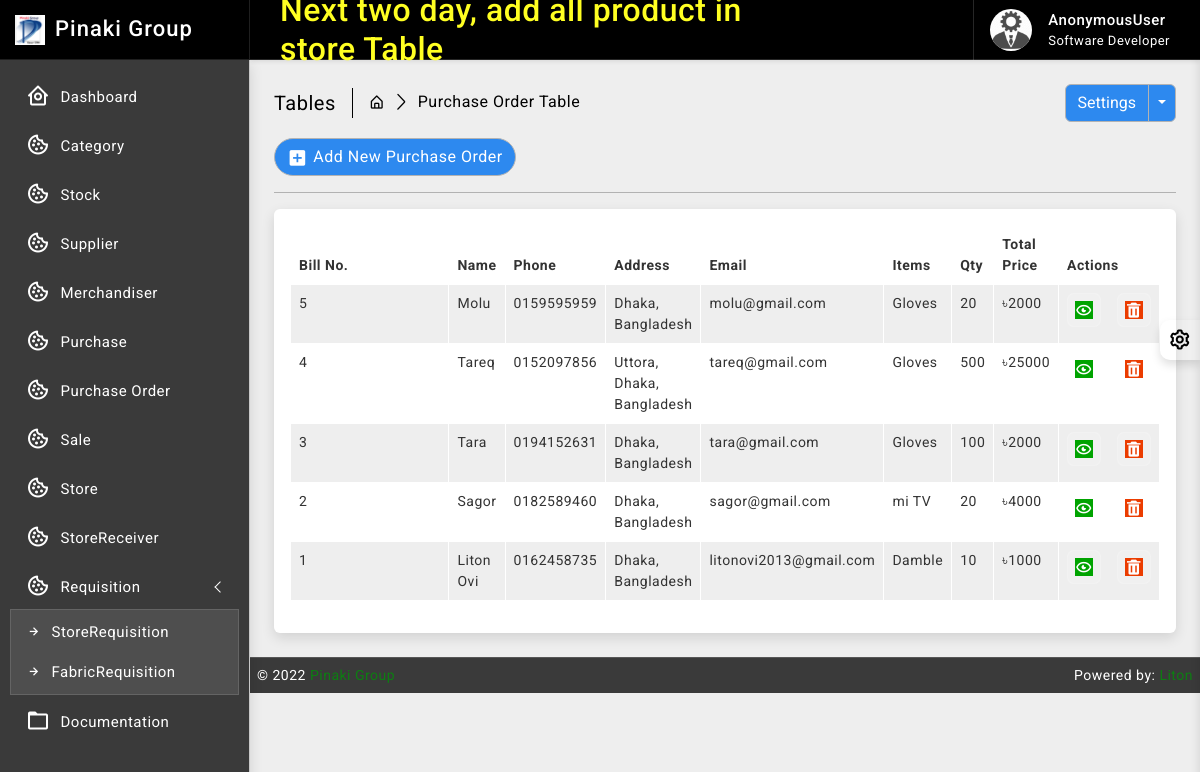
Page /purchase_order/ on the earlier database version.
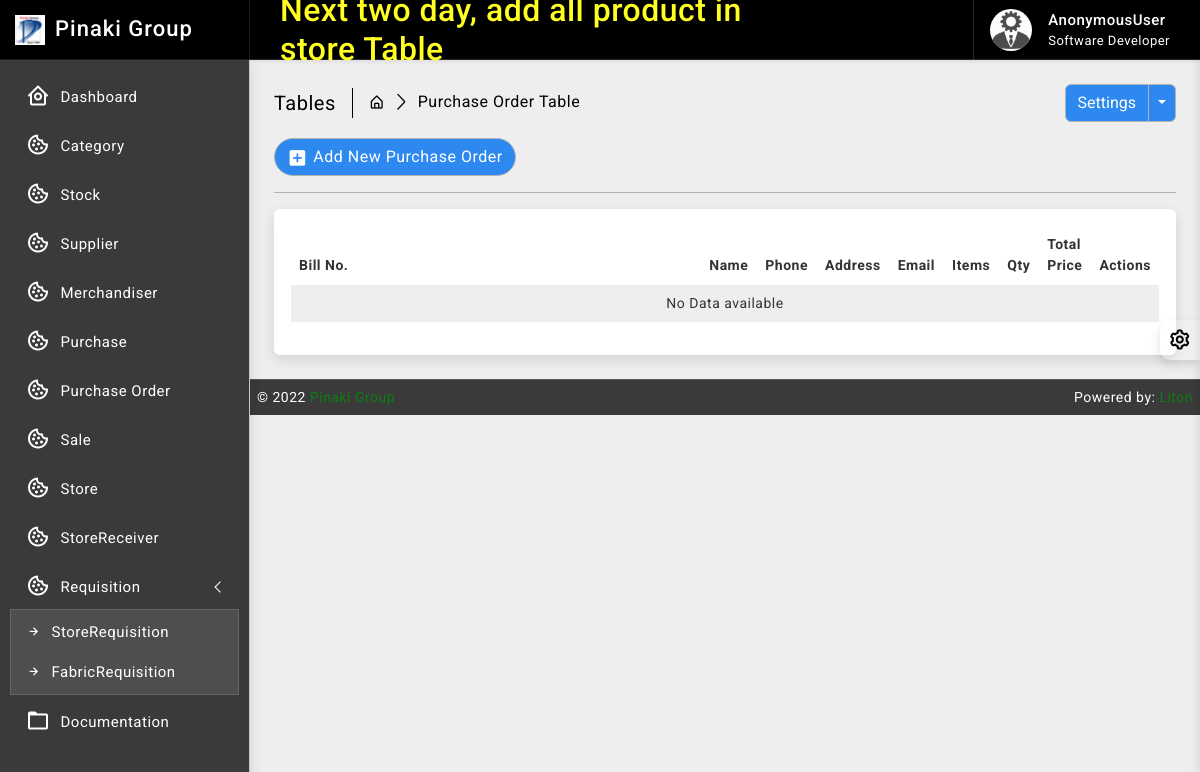
Same page on the later database version.
### purchase_order/models.py (models this page shows, shortened)
class PurchasesBill(models.Model):
    billno = models.AutoField(primary_key=True)
    time = models.DateTimeField(auto_now=True)
    name = models.CharField(max_length=150)
    phone = models.CharField(max_length=12)
    address = models.CharField(max_length=200)
    email = models.EmailField(max_length=254)
    def get_items_list(self):
        return PurchasesItem.objects.filter(billno=self)
    def get_total_price(self):
        purchaseitems = PurchasesItem.objects.filter(billno=self)
        total = 0
        for item in purchaseitems:
            total = total + item.totalprice
        return total

class PurchasesItem(models.Model):
    billno = models.ForeignKey(PurchasesBill, on_delete = models.CASCADE, related_name='purchasesbillno')
    stock = models.ForeignKey(Stock, on_delete = models.CASCADE, related_name='purchasesitem')
    quantity = models.IntegerField(default=1)
    unit_price = models.IntegerField(default=1)
    totalprice = models.IntegerField(default=1)

### stock/models.py (models this page shows, shortened)
class Stock(models.Model):
    id = models.AutoField(primary_key=True)
    category = models.ForeignKey(Category, on_delete=models.CASCADE, blank=False)
    name = models.CharField(max_length=30, unique=True)
    quantity = models.IntegerField(default=1)
    is_deleted = models.BooleanField(default=False)

### purchase_order/views.py (the view)
# urls.py: path('', views.PurchasesView.as_view(), name='pur_read'),
class PurchasesView(ListView):
    model = PurchasesBill
    template_name = 'purchase_order/read.html'
    context_object_name = 'bills'
    ordering = ['-time']

### templates/purchase_order/read.html (shortened to what this page needs)
{% extends 'base/base.html' %}
{% block body %}
{% load static %}
		<div class="page-wrapper">
			<div class="page-content">
				<div class="page-breadcrumb d-none d-sm-flex align-items-center mb-3">
					<div class="breadcrumb-title pe-3">Tables</div>
					<div class="ps-3">
						<nav aria-label="breadcrumb">
							<ol class="breadcrumb mb-0 p-0">
								<li class="breadcrumb-item"><a href="#"><i class="bx bx-home-alt"></i></a>
								</li>
								<li class="breadcrumb-item active" aria-current="page">Purchase Order Table</li>
							</ol>
						</nav>
					</div>
					<div class="ms-auto">
						<div class="btn-group">
							<button type="button" class="btn btn-light">Settings</button>
							<button type="button" class="btn btn-light dropdown-toggle dropdown-toggle-split" data-bs-toggle="dropdown">	<span class="visually-hidden">Toggle Dropdown</span>
							</button>
						</div>
					</div>
				</div>
                <div class="ms-auto"><a href="/purchase_order/create/" class="btn btn-light radius-30 mt-2 mt-lg-0"><i class="bx bxs-plus-square"></i>Add New Purchase Order</a></div>
				<hr/>
				<div class="card">
					<div class="card-body">
						<div class="table-responsive">
							<table id="example2" class="table table-striped table-bordered">
								<thead>
									<tr>
										<th>Bill No.</th>
										<th>Name</th>
                                        <th>Phone</th>
                                        <th>Address</th>
                                        <th>Email</th>
                                        <th>Items</th>
                                        <th>Qty</th>
                                        <th>Total Price</th>
										<th>Actions</th>
									</tr>
								</thead>
								<tbody>
									{% for data in bills %}
									<tr>
                                        <td> <p>{{ data.billno }}</p> </td>
                                        <td>{{ data.name }}</td>
                                        <td>{{ data.phone }}</td>
                                        <td>{{ data.address }}</td>
                                        <td>{{ data.email }}</td>
                                        <td>
                                            {% for item in data.get_items_list %}
                                                {{ item.stock.name }} <br>
                                            {% endfor %}
                                        </td>
                                        <td>
                                            {% for item in data.get_items_list %}
                                                {{ item.quantity }} <br>
                                            {% endfor %}
                                        </td>
                                        <td>৳{{ data.get_total_price }}</td>
									   <td class="center">
										<div class="d-flex order-actions">
											<a class="success" href="{% url 'pur_bill' data.billno %}">
												<i class="fadeIn animated bx bx-show-alt"></i>
											</a>
											<a class="ms-3" href="{% url 'purchase_delete' data.billno %}" onclick="return confirm('Are you sure?');">
												<i class='bx bxs-trash'></i>
											</a>
										</div>
									   </td>
									</tr>
								 {% endfor %}
								 {% if not bills %}
								 <tr>
									 <td colspan="10" class="text-center">No Data available</td>
								 </tr>
								 {% endif %}
								</tbody>
							</table>
						</div>
					</div>
				</div>
			</div>
		</div>
{% endblock body %}

Differences in the rows shown:
removed PurchasesBill: billno "5", name "Molu", phone "0159595959", address "Dhaka, Bangladesh", email "molu@gmail.com", get_total_price "2000"
removed PurchasesItem: stock.name "Gloves", quantity "20"
removed PurchasesBill: billno "4", name "Tareq", phone "0152097856", address "Uttora, Dhaka, Bangladesh", email "tareq@gmail.com", get_total_price "25000"
removed PurchasesItem: stock.name "Gloves", quantity "500"
removed PurchasesBill: billno "3", name "Tara", phone "0194152631", address "Dhaka, Bangladesh", email "tara@gmail.com", get_total_price "2000"
removed PurchasesItem: stock.name "Gloves", quantity "100"
removed PurchasesBill: billno "2", name "Sagor", phone "0182589460", address "Dhaka, Bangladesh", email "sagor@gmail.com", get_total_price "4000"
removed PurchasesItem: stock.name "mi TV", quantity "20"
removed PurchasesBill: billno "1", name "Liton Ovi", phone "0162458735", address "Dhaka, Bangladesh", email "litonovi2013@gmail.com", get_total_price "1000"
removed PurchasesItem: stock.name "Damble", quantity "10"
Other differences:
text now shown: "No Data available"
